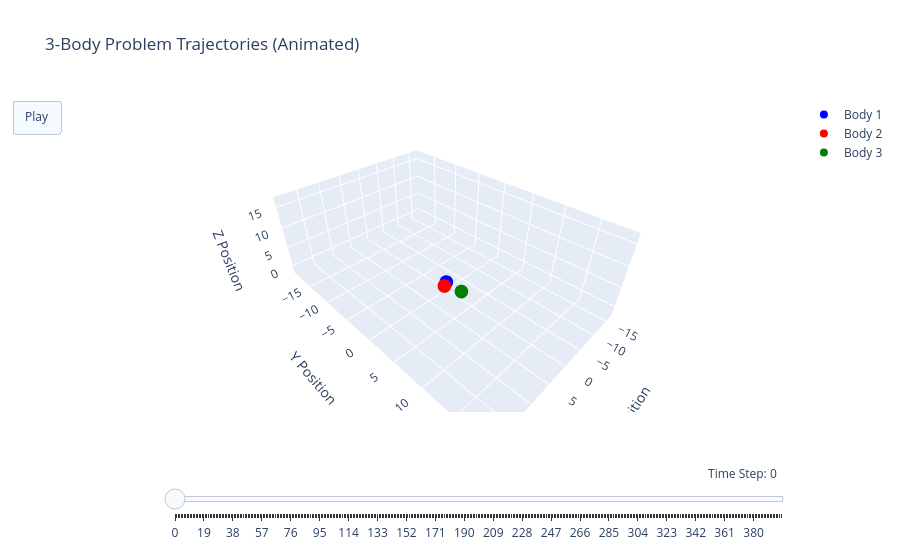

Notebook source saved alongside this figure:
### Code cell
import plotly.graph_objects as go
import numpy as np

# --- Placeholder Trajectory Data for Animation ---
# In a real 3-body problem, you'd calculate these coordinates
# for ALL time steps *before* plotting.

num_frames = 400 # Number of animation steps - Increased for longer paths
t = np.linspace(0, 10 * np.pi, num_frames) # Total time span

# Store all x, y, z coordinates for each body at each time step
# Shape: (num_frames, 3) for each body
body1_traj = np.column_stack([0.5 * t * np.cos(t), 0.5 * t * np.sin(t), t / 2])
body2_traj = np.column_stack([-0.6 * t * np.cos(t + np.pi / 2) + 2, -0.6 * t * np.sin(t + np.pi / 2) + 1, t / 3 + 1])
body3_traj = np.column_stack([np.sin(t * 1.5) * 4, np.cos(t * 2) * 3, np.sin(t / 0.5) * 2])

# --- Determine Fixed Axis Limits ---
# Find the min/max for each coordinate across ALL bodies and ALL time steps
all_x = np.concatenate([body1_traj[:, 0], body2_traj[:, 0], body3_traj[:, 0]])
all_y = np.concatenate([body1_traj[:, 1], body2_traj[:, 1], body3_traj[:, 1]])
all_z = np.concatenate([body1_traj[:, 2], body2_traj[:, 2], body3_traj[:, 2]])

x_min, x_max = all_x.min() * 1.1, all_x.max() * 1.1 # Add a 10% buffer
y_min, y_max = all_y.min() * 1.1, all_y.max() * 1.1
z_min, z_max = all_z.min() * 1.1, all_z.max() * 1.1


# --- Initial Plot Setup (First Frame) ---
# We'll plot just the current position of each body as markers
# and show the trajectory *up to the current point* as a line.

# Initial current positions (at t=0)
initial_pos_1 = body1_traj[0]
initial_pos_2 = body2_traj[0]
initial_pos_3 = body3_traj[0]

# Initial path segments (just the first point)
initial_path_1_x, initial_path_1_y, initial_path_1_z = [initial_pos_1[0]], [initial_pos_1[1]], [initial_pos_1[2]]
initial_path_2_x, initial_path_2_y, initial_path_2_z = [initial_pos_2[0]], [initial_pos_2[1]], [initial_pos_2[2]]
initial_path_3_x, initial_path_3_y, initial_path_3_z = [initial_pos_3[0]], [initial_pos_3[1]], [initial_pos_3[2]]


# Create traces for the *moving* bodies (markers) - these will be updated
trace_body_1 = go.Scatter3d(
    x=[initial_pos_1[0]], y=[initial_pos_1[1]], z=[initial_pos_1[2]],
    mode='markers',
    name='Body 1',
    marker=dict(color='blue', size=8),
    showlegend=True # Now we want legends for the moving bodies
)
trace_body_2 = go.Scatter3d(
    x=[initial_pos_2[0]], y=[initial_pos_2[1]], z=[initial_pos_2[2]],
    mode='markers',
    name='Body 2',
    marker=dict(color='red', size=8),
    showlegend=True
)
trace_body_3 = go.Scatter3d(
    x=[initial_pos_3[0]], y=[initial_pos_3[1]], z=[initial_pos_3[2]],
    mode='markers',
    name='Body 3',
    marker=dict(color='green', size=8),
    showlegend=True
)

# Create traces for the *trailed paths* (lines) - these will also be updated
trace_path_1 = go.Scatter3d(
    x=initial_path_1_x, y=initial_path_1_y, z=initial_path_1_z,
    mode='lines',
    name='Body 1 Path', # Legend already shown by marker
    line=dict(color='blue', width=2),
    showlegend=False # Don't duplicate legend entry for the path
)
trace_path_2 = go.Scatter3d(
    x=initial_path_2_x, y=initial_path_2_y, z=initial_path_2_z,
    mode='lines',
    name='Body 2 Path',
    line=dict(color='red', width=2),
    showlegend=False
)
trace_path_3 = go.Scatter3d(
    x=initial_path_3_x, y=initial_path_3_y, z=initial_path_3_z,
    mode='lines',
    name='Body 3 Path',
    line=dict(color='green', width=2),
    showlegend=False
)


# Combine initial traces for the figure's data
fig = go.Figure(
    data=[
        trace_path_1, trace_path_2, trace_path_3, # Paths
        trace_body_1, trace_body_2, trace_body_3  # Moving markers
    ],
    layout=go.Layout(
        title='3-Body Problem Trajectories (Animated)',
        scene=dict(
            xaxis_title='X Position',
            yaxis_title='Y Position',
            zaxis_title='Z Position',
            aspectmode='data', # Ensures uniform scaling across axes
            # --- FIXED AXIS RANGES ---
            xaxis=dict(range=[x_min, x_max]),
            yaxis=dict(range=[y_min, y_max]),
            zaxis=dict(range=[z_min, z_max])
        ),
        updatemenus=[dict(
            type="buttons",
            buttons=[dict(label="Play",
                          method="animate",
                          args=[None, {"frame": {"duration": 50, "redraw": True}, # Duration per frame
                                       "fromcurrent": True, "transition": {"duration": 0}}])])]
    )
)

# --- Define Animation Frames ---
frames = []
for i in range(1, num_frames): # Start from 1 because frame 0 is initial state
    frame_data = [
        # Update path segments (x,y,z for trace_path_X in current frame)
        go.Scatter3d(
            x=body1_traj[:i+1, 0], y=body1_traj[:i+1, 1], z=body1_traj[:i+1, 2],
            mode='lines'
        ),
        go.Scatter3d(
            x=body2_traj[:i+1, 0], y=body2_traj[:i+1, 1], z=body2_traj[:i+1, 2],
            mode='lines'
        ),
        go.Scatter3d(
            x=body3_traj[:i+1, 0], y=body3_traj[:i+1, 1], z=body3_traj[:i+1, 2],
            mode='lines'
        ),
        # Update current positions of the moving markers (x,y,z for trace_body_X in current frame)
        go.Scatter3d(x=[body1_traj[i, 0]], y=[body1_traj[i, 1]], z=[body1_traj[i, 2]]),
        go.Scatter3d(x=[body2_traj[i, 0]], y=[body2_traj[i, 1]], z=[body2_traj[i, 2]]),
        go.Scatter3d(x=[body3_traj[i, 0]], y=[body3_traj[i, 1]], z=[body3_traj[i, 2]])
    ]
    frames.append(go.Frame(data=frame_data, name=str(i))) # name is useful for sliders

fig.frames = frames # Add frames to the figure

# --- Add Slider ---
sliders = [dict(
    steps=[
        dict(
            method='animate',
            args=[[frame.name], dict(mode='immediate',
                                      frame=dict(duration=50, redraw=True),
                                      transition=dict(duration=0))],
            label=str(k) # Label for each step on the slider
        ) for k, frame in enumerate(fig.frames)
    ],
    transition=dict(duration=0),
    x=0.1, # Slider position
    len=0.9,
    currentvalue=dict(font=dict(size=12), prefix='Time Step: ', visible=True, xanchor='right'),
    pad=dict(b=10, t=50)
)]

fig.update_layout(sliders=sliders)

fig.show()
